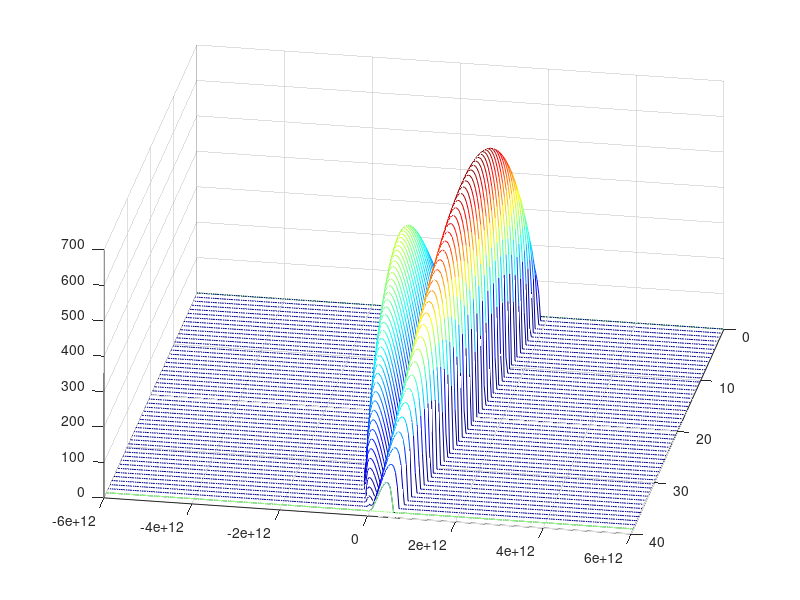

Here is the MATLAB script that generated this plot: (Note: this script raises an error after producing the figure.)
clear;
close all;

om = linspace(6e12, -6e12, 300);
pw = linspace(0.0001e-3, 39000e-3, 50);
[omega, p0] = meshgrid(om, pw);
Q = 2e-11;
gamma = 2686;
beta2 = 5.799845e-24;
beta3 = 1.2e-36;
beta4 = -2.3e-48;

beta_term = beta2.*(omega).^2 + beta3.*(omega).^3 + beta4.*(omega).^4;

g_kerr = 2.*sqrt(gamma.*p0.*beta_term - (p0.*0.25.*(beta2).^2).*(omega).^3);
g_quintic = 2.*(sqrt(gamma.*p0.*beta_term - (p0.*0.25.*(beta2).^2).* ...
            (omega).^4 - (p0.^2).*(omega).^2.*(Q).^2));

G_kerr = real(g_kerr);
G_quintic = real(g_quintic);

%figure(1);
%h_kerr = waterfall(p0, omega, G_kerr);
%colormap("jet");
%title('Kerr');

%figure(2);
h_quintic = waterfall(p0, omega, G_quintic);
colormap("jet");
view(100, 40);

h_quintic.LineWidth = 1.75;
set(gca, 'FontName', 'Garamond', 'FontSize', 24, 'FontWeight', 'bold', XColor=[0 0 0], YColor=[0 0 0]);
xlabel('P_0 (mW)', 'FontName', 'Garamond', 'FontSize', 24, Color=[0 0 0]);
ylabel('\Omega (GHz)', 'FontName', 'Garamond', 'FontSize', 24, Color=[0 0 0]);
zlabel('G (mm^{-1})', 'FontName', 'Garamond', 'FontSize', 24);
%title('Waterfall Plot', 'FontName', 'Garamond', 'FontSize', 18);

folder_path = "C:\Users\Ryuki\Downloads\PLOTS";
file = fullfile(folder_path, 'Beta4_Kerr-Quintic.jpeg');
fig = gcf;
set(fig, 'Units', 'pixels');
fig.Position = [100, 100, 1280, 720];  % [left, bottom, width, height]
exportgraphics(fig, file, 'Resolution', 300);
%title('Kerr-Quintic');
